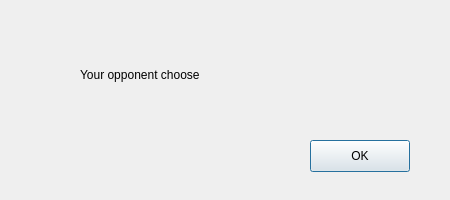
<?xml version="1.0" encoding="UTF-8"?>
<ui version="4.0">
 <class>Swapchoose</class>
 <widget class="QDialog" name="Swapchoose">
  <property name="geometry">
   <rect>
    <x>0</x>
    <y>0</y>
    <width>450</width>
    <height>200</height>
   </rect>
  </property>
  <property name="windowTitle">
   <string>Hint</string>
  </property>
  <widget class="QPushButton" name="pbtn_ok">
   <property name="geometry">
    <rect>
     <x>310</x>
     <y>140</y>
     <width>100</width>
     <height>32</height>
    </rect>
   </property>
   <property name="text">
    <string>OK</string>
   </property>
   <property name="checkable">
    <bool>false</bool>
   </property>
   <property name="default">
    <bool>false</bool>
   </property>
  </widget>
  <widget class="QLabel" name="label">
   <property name="geometry">
    <rect>
     <x>80</x>
     <y>10</y>
     <width>320</width>
     <height>130</height>
    </rect>
   </property>
   <property name="text">
    <string>&lt;html&gt;&lt;head/&gt;&lt;body&gt;&lt;p&gt;Your opponent choose &lt;/p&gt;&lt;/body&gt;&lt;/html&gt;</string>
   </property>
  </widget>
 </widget>
 <resources/>
 <connections>
  <connection>
   <sender>pbtn_ok</sender>
   <signal>clicked(bool)</signal>
   <receiver>Swapchoose</receiver>
   <slot>close()</slot>
   <hints>
    <hint type="sourcelabel">
     <x>259</x>
     <y>255</y>
    </hint>
    <hint type="destinationlabel">
     <x>224</x>
     <y>149</y>
    </hint>
   </hints>
  </connection>
 </connections>
</ui>
